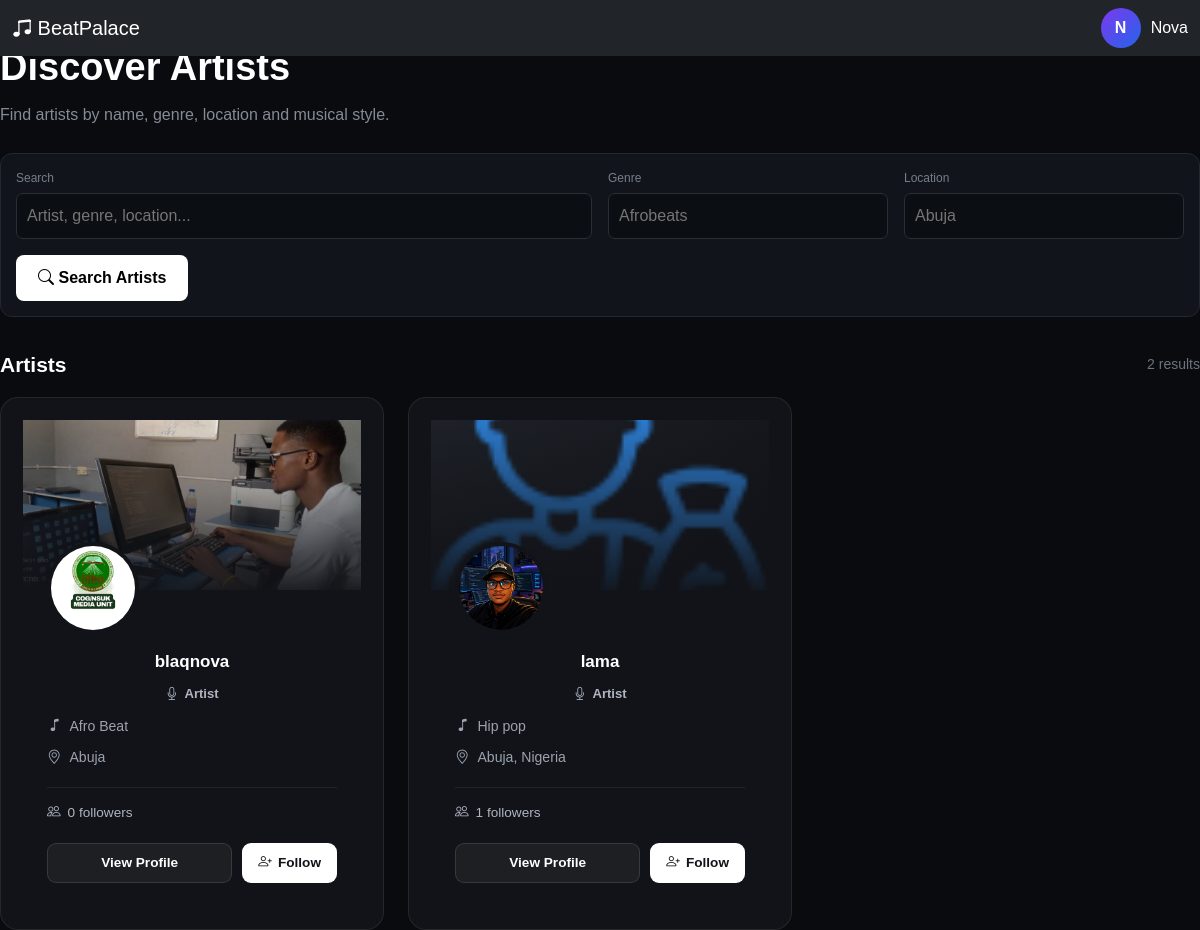
Page /discover/artists/ (signed in) on the committed database.
### accounts/models.py (models this page shows, shortened)
class User(AbstractUser):
    ROLE_CHOICES = (
        ("producer", "Producer"),
        ("artist", "Artist"),
    )
    email = models.EmailField(unique=True)
    role = models.CharField(
        max_length=20,
        choices=ROLE_CHOICES
    )
    avatar = models.ImageField(
        upload_to="avatars/",
        blank=True,
        null=True
    )
    verified = models.BooleanField(default=False)
    created_at = models.DateTimeField(auto_now_add=True)

### artists/models.py (models this page shows, shortened)
class ArtistProfile(models.Model):
    user = models.OneToOneField(
        settings.AUTH_USER_MODEL,
        on_delete=models.CASCADE,
        related_name="artist_profile"
    )
    artist_name = models.CharField(
        max_length=100,
        blank=True
    )
    bio = models.TextField(
        blank=True
    )
    avatar = models.ImageField(
        upload_to="artists/avatars/",
        blank=True,
        null=True
    )
    cover_image = models.ImageField(
        upload_to="artists/covers/",
        blank=True,
        null=True
    )
    genre = models.CharField(
        max_length=100,
        blank=True
    )
    location = models.CharField(
        max_length=100,
        blank=True
    )
    phone = models.CharField(
        max_length=30,
        blank=True
    )
    email = models.EmailField(
        blank=True
    )
    website = models.URLField(
        blank=True
    )
    instagram = models.URLField(
        blank=True
    )
    twitter = models.URLField(
        blank=True
    )
    start_year = models.PositiveIntegerField(
        blank=True,
        null=True
    )
    end_year = models.PositiveIntegerField(
        blank=True,
        null=True
    )
    skill_description = models.TextField(
        blank=True
    )
    education = models.TextField(
        blank=True
    )
    date_of_birth = models.DateField(
        blank=True,
        null=True
    )
    marital_status = models.CharField(
        max_length=50,
        blank=True
    )
    followers_count = models.PositiveIntegerField(
        default=0
    )
    monthly_listeners = models.PositiveIntegerField(
        default=0
    )
    is_published = models.BooleanField(
        default=True
    )
    created_at = models.DateTimeField(
        auto_now_add=True
    )
    updated_at = models.DateTimeField(
        auto_now=True
    )

### discovery/views.py (the view, shortened to what this page needs)
@login_required
def discover_artists(request):
    query = request.GET.get("q", "").strip()
    role = request.GET.get("role", "").strip()
    genre = request.GET.get("genre", "").strip()
    users = (
        User.objects
        .exclude(id=request.user.id)
        .filter(
            role__in=["artist"]
        )
        .select_related(
            "artist_profile",
        )
    )
    if role in ["artist"]:
        users = users.filter(
            role=role
        )
    if genre:
        users = users.filter(
            artist_profile__genre__icontains=genre
        )
    users = users.distinct()
    following_ids = set(
        Follow.objects
        .filter(
            follower=request.user
        )
        .values_list(
            "following_id",
            flat=True
        )
    )
    context = {
        "users": users,
        "query": query,
        "role": role,
        "genre": genre,
        "following_ids": following_ids,
    }
    return render(
        request,
        "discovery/artists.html",
        context
    )

### templates/discovery/artists.html (shortened to what this page needs)
{% extends "base.html" %}
{% block content %}
<div class="discover-hero">
    <h1>
        Discover Artists
    </h1>
    <p>
        Find artists by name, genre, location and
        musical style.
    </p>
    <form
        method="GET"
        class="filters"
    >
        <div class="row g-3 align-items-end">
            <div class="col-lg-6">
                <label>
                    Search
                </label>
                <input
                    type="text"
                    name="q"
                    value="{{ query }}"
                    placeholder="Artist, genre, location..."
                >
            </div>
            <div class="col-lg-3">
                <label>
                    Genre
                </label>
                <input
                    type="text"
                    name="genre"
                    value="{{ genre }}"
                    placeholder="Afrobeats"
                >
            </div>
            <div class="col-lg-3">
                <label>
                    Location
                </label>
                <input
                    type="text"
                    name="location"
                    value="{{ location }}"
                    placeholder="Abuja"
                >
            </div>
            <div class="col-12">
                <button
                    type="submit"
                    class="search-btn"
                >
                    <i class="bi bi-search"></i>
                    Search Artists
                </button>
            </div>
        </div>
    </form>
</div>
<div class="section-header">
    <h2>
        Artists
    </h2>
    <span class="text-secondary small">
        {{ users|length }} results
    </span>
</div>
<div class="row g-4">
    {% for user in users %}
        <div class="col-md-6 col-lg-4">
            <div class="discover-card">
                <div class="discover-cover">
                    {% if user.role == "artist" %}
                        {% if user.artist_profile.cover_image %}
                            <img
                                src="{{ user.artist_profile.cover_image.url }}"
                                alt="{{ user.artist_profile.artist_name }}"
                            >
                        {% endif %}
                    {% endif %}
                    <div class="discover-cover-overlay"></div>
                </div>
                <div class="discover-avatar-wrapper">
                    {% if user.role == "artist" %}
                        {% if user.artist_profile.avatar %}
                            <img
                                src="{{ user.artist_profile.avatar.url }}"
                                class="discover-avatar"
                                alt="{{ user.artist_profile.artist_name }}"
                            >
                        {% elif user.avatar %}
                            <img
                                src="{{ user.avatar.url }}"
                                class="discover-avatar"
                                alt="{{ user.username }}"
                            >
                        {% else %}
                            <div class="discover-avatar-placeholder">
                                <i class="bi bi-mic"></i>
                            </div>
                        {% endif %}
                    {% endif %}
                </div>
                <div class="discover-content">
                    <h5 class="discover-name">
                        {% if user.role == "artist" %}
                            {{ user.artist_profile.artist_name|default:user.username }}
                        {% elif user.role == "producer" %}
                            {{ user.producer_profile.full_name|default:user.username }}
                        {% endif %}
                    </h5>
                    <div class="discover-role">
                        {% if user.role == "artist" %}
                            <i class="bi bi-mic"></i>
                            Artist
                        {% elif user.role == "producer" %}
                            <i class="bi bi-headphones"></i>
                            Producer
                        {% endif %}
                    </div>
                    {% if user.role == "artist" %}
                        {% if user.artist_profile.genre %}
                            <div class="discover-meta">
                                <i class="bi bi-music-note"></i>
                                {{ user.artist_profile.genre }}
                            </div>
                        {% endif %}
                        {% if user.artist_profile.location %}
                            <div class="discover-meta">
                                <i class="bi bi-geo-alt"></i>
                                {{ user.artist_profile.location }}
                            </div>
                        {% endif %}
                    {% endif %}
                    <div class="discover-stats">
                        <i class="bi bi-people"></i>
                        {{ user.engagement_followers.count }}
                        followers
                    </div>
                    <div class="card-actions">
                        {% if user.role == "artist" %}
                            <a
                                href="{% url 'artists:public_artist_profile' user.username %}"
                                class="btn-profile"
                            >
                                View Profile
                            </a>
                        {% endif %}
                        {% if user.id in following_ids %}
                            <form
                                method="POST"
                                action="{% url 'engagement:toggle_follow' user.id %}"
                            >
                                {% csrf_token %}
                                <button
                                    type="submit"
                                    class="btn-follow following"
                                >
                                    <i class="bi bi-person-check"></i>
                                    Following
                                </button>
                            </form>
                        {% else %}
                            <form
                                method="POST"
                                action="{% url 'engagement:toggle_follow' user.id %}"
                            >
                                <button
                                    type="submit"
                                    class="btn-follow"
                                >
                                    <i class="bi bi-person-plus"></i>
                                    Follow
                                </button>
                            </form>
                        {% endif %}
                    </div>
                </div>
            </div>
        </div>
    {% endfor %}
</div>
{% endblock %}

### templates/base.html (shortened to what this page needs)
{% load static %}
<!DOCTYPE html>
<html lang="en">
<head>
    <link
    href="https://cdn.jsdelivr.net/npm/bootstrap@5.3.3/dist/css/bootstrap.min.css"
    rel="stylesheet"
    >
    <link
    href="https://cdn.jsdelivr.net/npm/bootstrap-icons@1.11.3/font/bootstrap-icons.css"
    rel="stylesheet"
    >
    <link
     rel="stylesheet"
     href="{% static 'css/style.css' %}"
    >
</head>
<nav class="navbar fixed-top bg-dark" data-bs-theme="dark">
    <div class="container-fluid d-flex justify-content-between align-items-center">
        {% if user.role == "artist" %}
            <a
                class="navbar-brand"
                href="{% url 'artist_dashboard' %}"
            >
                <i class="bi bi-music-note-beamed"></i>
                BeatPalace
            </a>
        {% elif user.role == "producer" %}
            <a
                class="navbar-brand"
                href="{% url 'producer_dashboard' %}"
            >
                <i class="bi bi-music-note-beamed"></i>
                BeatPalace
            </a>
        {% endif %}
        <div class="d-flex gap-2">
            <div class="user-profile">
                <div class="avatar">
                    {{ user.username|first|upper }}
                </div>
                <span>
                    {{ user.username }}
                </span>
            </div>
        </div>
    </div>
</nav>
{% block content %}
{% endblock %}
</body>
</html>

### static/css/style.css (style rules this page uses)
:root { --bg: #282854; --sidebar: #11111a; --card: #151520; --border: #262638; --text: #ffffff; --muted: #fff; --primary: #7c3aed; --secondary: #2563eb; }
* { box-sizing: border-box; }
.user-profile { display: flex; align-items: center; gap: 10px; }
.avatar { width: 40px; height: 40px; display: flex; justify-content: center; align-items: center; border-radius: 50%; background: linear-gradient( 135deg, var(--primary), var(--secondary) ); font-weight: bold; }
.discover-card { position: relative; overflow: hidden; background: #15151f; border: 1px solid #292936; border-radius: 18px; transition: 0.25s ease; }
.discover-cover { height: 150px; background: linear-gradient( 135deg, #201040, #10101a ); overflow: hidden; }
.discover-cover img { width: 100%; height: 100%; object-fit: cover; }
.discover-avatar { width: 90px; height: 90px; margin: -45px auto 0; position: relative; display: flex; align-items: center; justify-content: center; border-radius: 50%; border: 4px solid #15151f; background: linear-gradient( 135deg, #7c3aed, #ec4899 ); color: white; font-size: 32px; font-weight: 700; overflow: hidden; }
.discover-content { text-align: center; padding: 15px 20px 20px; }
.discover-role { display: inline-block; margin-top: 5px; color: #a78bfa; font-size: 13px; }
.section-header { display: flex; justify-content: space-between; align-items: center; margin-bottom: 20px; }

### rows in the picture
User: username|first "N", username "Nova"
User: artist_profile.cover_image (picture), artist_profile.avatar (picture), artist_profile.artist_name "blaqnova", role "artist" (drawn), artist_profile.genre "Afro Beat", artist_profile.location "Abuja", engagement_followers.count "0", shows "Follow"
User: artist_profile.cover_image (picture), artist_profile.avatar (picture), artist_profile.artist_name "lama", role "artist" (drawn), artist_profile.genre "Hip pop", artist_profile.location "Abuja, Nigeria", engagement_followers.count "1", shows "Follow"

### other values in the picture
{{ users|length }} "2"
